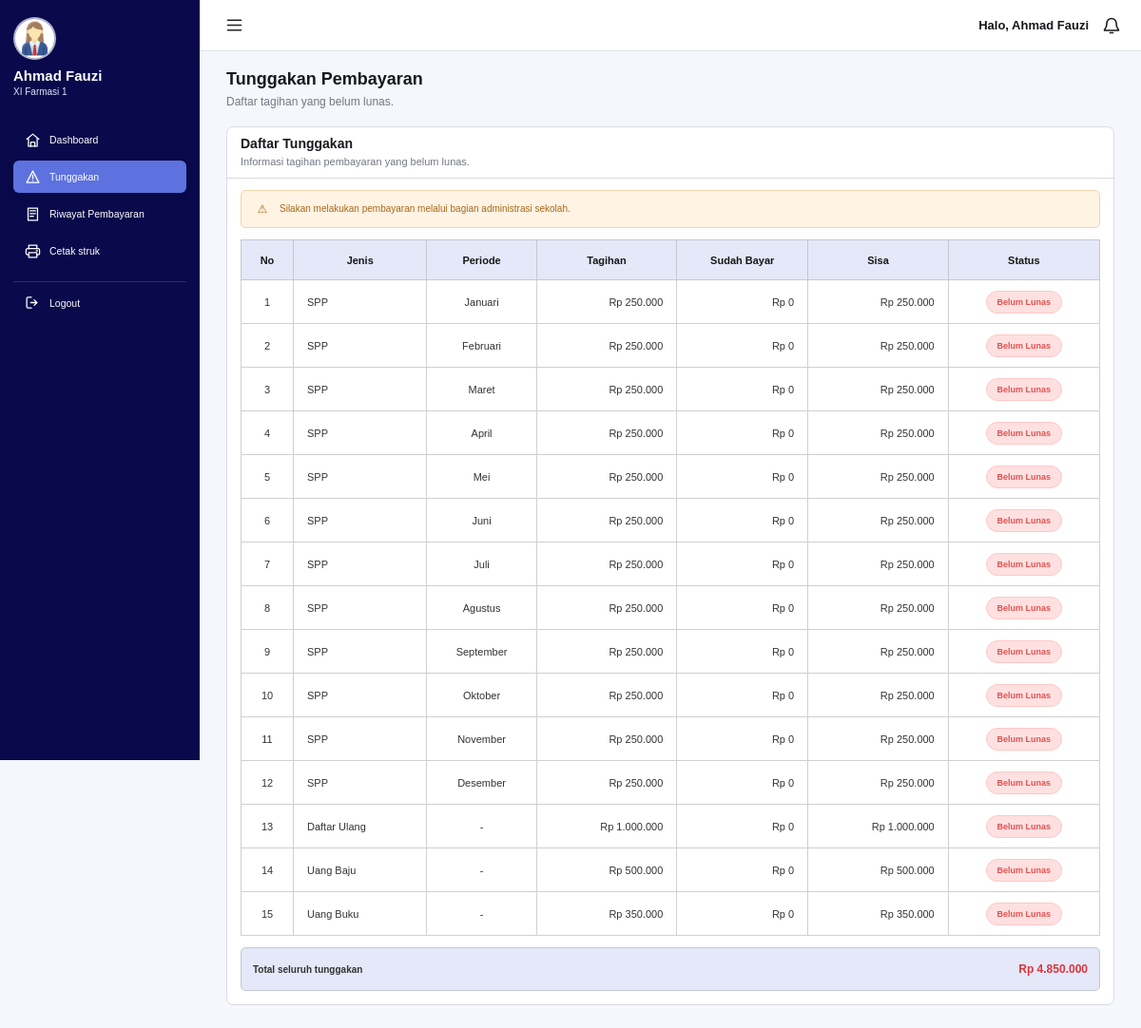
Screenshot of /siswa/tunggakan.php (signed in) with the database file from the repository.
### tables this page shows
CREATE TABLE siswa (
    id INT AUTO_INCREMENT PRIMARY KEY,
    nisn VARCHAR(20) NOT NULL UNIQUE,
    nis VARCHAR(20) DEFAULT NULL,
    nama VARCHAR(100) NOT NULL,
    kelas VARCHAR(30) NOT NULL,
    jurusan VARCHAR(100) DEFAULT NULL,
    jenis_kelamin ENUM('L','P') DEFAULT NULL,
    alamat TEXT DEFAULT NULL,
    no_hp VARCHAR(20) DEFAULT NULL,
    password VARCHAR(255) NOT NULL,
    created_at TIMESTAMP DEFAULT CURRENT_TIMESTAMP,
    updated_at TIMESTAMP DEFAULT CURRENT_TIMESTAMP ON UPDATE CURRENT_TIMESTAMP
);

CREATE TABLE tagihan (
    id INT AUTO_INCREMENT PRIMARY KEY,
    siswa_id INT NOT NULL,
    jenis_id INT NOT NULL,
    periode VARCHAR(30) DEFAULT NULL,
    tahun INT NOT NULL,
    nominal DECIMAL(12,2) NOT NULL,
    created_at TIMESTAMP DEFAULT CURRENT_TIMESTAMP,
    UNIQUE KEY uniq_tagihan (siswa_id, jenis_id, periode, tahun),
    CONSTRAINT fk_tagihan_siswa FOREIGN KEY (siswa_id) REFERENCES siswa(id) ON DELETE CASCADE,
    CONSTRAINT fk_tagihan_jenis FOREIGN KEY (jenis_id) REFERENCES jenis_pembayaran(id) ON DELETE RESTRICT
);

CREATE TABLE jenis_pembayaran (
    id INT AUTO_INCREMENT PRIMARY KEY,
    nama VARCHAR(50) NOT NULL UNIQUE,
    nominal_default DECIMAL(12,2) NOT NULL DEFAULT 0
);

### config.php (called while the page is built, shortened)
<?php
function e($value) {
    return htmlspecialchars((string)$value, ENT_QUOTES, 'UTF-8');
}
function rupiah($value) {
    return "Rp " . number_format((float)$value, 0, ',', '.');
}
?>

### siswa/tunggakan.php (the view, shortened to what this page needs)
<?php
require_once "../config.php";
$sid = $_SESSION['siswa_id'];
$st_siswa = $conn->prepare("SELECT * FROM siswa WHERE id=?");
$st_siswa->bind_param("i", $sid);
$st_siswa->execute();
$s = $st_siswa->get_result()->fetch_assoc();
$st = $conn->prepare("
    SELECT
        t.*,
        j.nama jenis,
        COALESCE(SUM(p.jumlah),0) dibayar
    FROM tagihan t
    JOIN jenis_pembayaran j ON j.id=t.jenis_id
    LEFT JOIN pembayaran p ON p.tagihan_id=t.id
    WHERE t.siswa_id=?
    GROUP BY t.id,t.nominal,j.nama
    HAVING dibayar<t.nominal
    ORDER BY t.tahun,t.id
");
$st->bind_param("i", $sid);
$st->execute();
$data = $st->get_result();
?>
<!DOCTYPE html>
<html lang="id">
<head>
</head>
<body>
    <div class="dashboard-wrapper">
        <aside class="sidebar">
            <div class="profile">
                <div class="profile-icon">
                    <img src="../assets/img/siswa.jpg" alt="Foto Siswa">
                </div>
                <div class="profile-name">
                    <?= htmlspecialchars($s['nama'] ?? 'Siswa') ?>
                </div>
                <div class="profile-role">
                    <?= htmlspecialchars($s['kelas'] ?? 'Siswa') ?>
                </div>
            </div>
            <nav class="menu">
                <a href="dashboard.php">
                    <span class="menu-icon">
<svg viewBox="0 0 24 24"><path d="M3 10.5 12 3l9 7.5"></path><path d="M5.5 9.5V21h13V9.5"></path><path d="M9 21v-6h6v6"></path></svg>
                    </span>
                    <span class="menu-text">
                        Dashboard
                    </span>
                </a>
                <a href="tunggakan.php" class="active">
                    <span class="menu-icon">
<svg viewBox="0 0 24 24"><path d="M12 3 21 20H3L12 3z"></path><path d="M12 9v5"></path><path d="M12 17h.01"></path></svg>
                    </span>
                    <span class="menu-text">
                        Tunggakan
                    </span>
                </a>
                <a href="riwayat.php">
                    <span class="menu-icon">
<svg viewBox="0 0 24 24"><path d="M5 3h14v18H5z"></path><path d="M8 7h8M8 11h8M8 15h5"></path></svg>
                    </span>
                    <span class="menu-text">
                        Riwayat Pembayaran
                    </span>
                </a>
                <a href="struk_siswa.php">
                    <span class="menu-icon">
<svg viewBox="0 0 24 24"><path d="M6 8V3h12v5"></path><path d="M6 17H4a2 2 0 0 1-2-2v-5a2 2 0 0 1 2-2h16a2 2 0 0 1 2 2v5a2 2 0 0 1-2 2h-2"></path><path d="M6 14h12v7H6z"></path><path d="M17 11h2"></path></svg>
                    </span>
                    <span class="menu-text">
                        Cetak struk
                    </span>
                </a>
                <a href="../logout.php">
                    <span class="menu-icon">
<svg viewBox="0 0 24 24"><path d="M10 4H5a2 2 0 0 0-2 2v12a2 2 0 0 0 2 2h5"></path><path d="m14 8 4 4-4 4"></path><path d="M9 12h9"></path></svg>
                    </span>
                    <span class="menu-text">
                        Logout
                    </span>
                </a>
            </nav>
        </aside>
        <main class="main">
            <header class="topbar">
                <button class="hamburger" id="sidebarToggle" type="button" aria-label="Tampilkan/sembunyikan sidebar" aria-expanded="true">
                    <svg viewBox="0 0 24 24"><path d="M4 6h16M4 12h16M4 18h16"></path></svg>
                </button>
                <div class="topbar-right">
                    <span>
                        Halo, <?= htmlspecialchars($s['nama'] ?? 'Siswa') ?>
                    </span>
                    <span class="notification" aria-label="Notifikasi">
                        <svg viewBox="0 0 24 24"><path d="M18 9a6 6 0 0 0-12 0c0 7-3 7-3 9h18c0-2-3-2-3-9"></path><path d="M10 21h4"></path></svg>
                    </span>
                </div>
            </header>
                        <section class="content">
<h1 class="page-title">Tunggakan Pembayaran</h1>
            <p class="page-subtitle">Daftar tagihan yang belum lunas.</p>
            <div class="card">
                <div class="table-header">
                    <div>
                        <div class="table-title">Daftar Tunggakan</div>
                        <div class="table-description">Informasi tagihan pembayaran yang belum lunas.</div>
                    </div>
                </div>
                <div class="tunggakan-info">
                    <span class="tunggakan-info-icon">⚠</span>
                    <span>Silakan melakukan pembayaran melalui bagian administrasi sekolah.</span>
                </div>
                <div class="table-wrap">
                    <table class="table">
                        <thead>
                            <tr>
                                <th>No</th>
                                <th>Jenis</th>
                                <th>Periode</th>
                                <th>Tagihan</th>
                                <th>Sudah Bayar</th>
                                <th>Sisa</th>
                                <th>Status</th>
                            </tr>
                        </thead>
                        <tbody>
                        <?php
                        $no = 1;
                        $total = 0;
                        if ($data->num_rows > 0):
                            while ($r = $data->fetch_assoc()):
                                $sisa = $r['nominal'] - $r['dibayar'];
                                $total += $sisa;
                        ?>
                            <tr>
                                <td><?= $no++ ?></td>
                                <td><?= e($r['jenis']) ?></td>
                                <td><?= e($r['periode'] ?: '-') ?></td>
                                <td><?= rupiah($r['nominal']) ?></td>
                                <td><?= rupiah($r['dibayar']) ?></td>
                                <td><?= rupiah($sisa) ?></td>
                                <td><span class="badge red">Belum Lunas</span></td>
                            </tr>
                        <?php
                            endwhile;
                        else:
                        ?>
                            <tr>
                                <td colspan="7" class="empty-data">Tidak ada tunggakan pembayaran.</td>
                            </tr>
                        <?php endif; ?>
                        </tbody>
                    </table>
                </div>
                <div class="summary-row">
                    <span>Total seluruh tunggakan</span>
                    <strong><?= rupiah($total) ?></strong>
                </div>
            </div>
        </section>
    </main>
</div>
</body>
</html>

### rows the page displays
siswa: nama "Ahmad Fauzi", kelas "XI Farmasi 1"
tagihan: jenis.nama "SPP", periode "Januari", nominal "Rp 250.000", dibayar "Rp 0", sisa "Rp 250.000"
tagihan: jenis.nama "SPP", periode "Februari", nominal "Rp 250.000", dibayar "Rp 0", sisa "Rp 250.000"
tagihan: jenis.nama "SPP", periode "Maret", nominal "Rp 250.000", dibayar "Rp 0", sisa "Rp 250.000"
tagihan: jenis.nama "SPP", periode "April", nominal "Rp 250.000", dibayar "Rp 0", sisa "Rp 250.000"
tagihan: jenis.nama "SPP", periode "Mei", nominal "Rp 250.000", dibayar "Rp 0", sisa "Rp 250.000"
tagihan: jenis.nama "SPP", periode "Juni", nominal "Rp 250.000", dibayar "Rp 0", sisa "Rp 250.000"
tagihan: jenis.nama "SPP", periode "Juli", nominal "Rp 250.000", dibayar "Rp 0", sisa "Rp 250.000"
tagihan: jenis.nama "SPP", periode "Agustus", nominal "Rp 250.000", dibayar "Rp 0", sisa "Rp 250.000"
tagihan: jenis.nama "SPP", periode "September", nominal "Rp 250.000", dibayar "Rp 0", sisa "Rp 250.000"
tagihan: jenis.nama "SPP", periode "Oktober", nominal "Rp 250.000", dibayar "Rp 0", sisa "Rp 250.000"
tagihan: jenis.nama "SPP", periode "November", nominal "Rp 250.000", dibayar "Rp 0", sisa "Rp 250.000"
tagihan: jenis.nama "SPP", periode "Desember", nominal "Rp 250.000", dibayar "Rp 0", sisa "Rp 250.000"
tagihan: jenis.nama "Daftar Ulang", periode "-", nominal "Rp 1.000.000", dibayar "Rp 0", sisa "Rp 1.000.000"
tagihan: jenis.nama "Uang Baju", periode "-", nominal "Rp 500.000", dibayar "Rp 0", sisa "Rp 500.000"
tagihan: jenis.nama "Uang Buku", periode "-", nominal "Rp 350.000", dibayar "Rp 0", sisa "Rp 350.000"

### other values shown
rupiah($total) "Rp 4.850.000"
